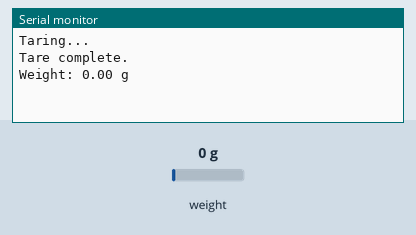
The sketch below on a simulated Arduino Uno, built with avr-gcc and run on an emulated ATmega328P. On the bench: the last lines printed to the serial monitor. The inputs (shaded band) are chosen by the test bench; at power-on: weight on the scale 0 g.

Above: at 2.2 s.
2.3 s: weight on the scale set to 100 g
At 3.7 s:
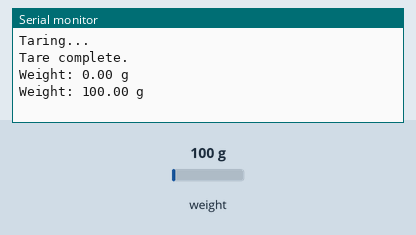
3.8 s: weight on the scale set to 1250 g
At 6.0 s:
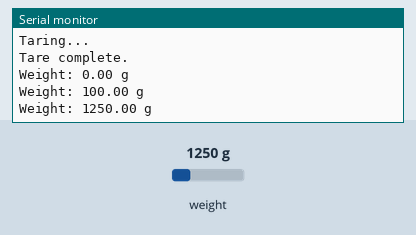
Timing chart, 0 to 7.5 s (numbered marks = the images above; inputs shaded):
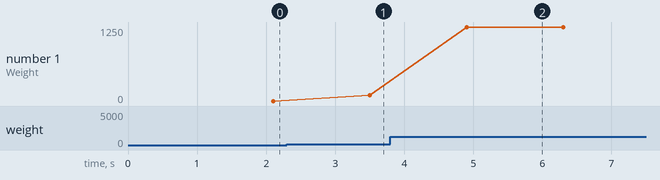

Measured:
- after the input at 2.3 s, the serial monitor: prints a new line after 1.2 s (image 1)
- after the input at 3.8 s, the serial monitor: prints a new line after 1.1 s (image 2)
- plotted number 1: 0 → 100 after the input at 2.3 s, 100 → 1250 after the input at 3.8 s

The sketch:

medir_bal.ino
```cpp
#include <Arduino.h>
#include "HX711.h"

#define DT_PIN  4
#define SCK_PIN 5

HX711 scale;
float calibration_factor = 428.473;

void setup() {
  Serial.begin(115200);
  scale.begin(DT_PIN, SCK_PIN);
  scale.set_scale(calibration_factor);

  Serial.println("Taring...");
  scale.tare();
  Serial.println("Tare complete.");
}

void loop() {
  float reading1 = scale.get_units(5);   // fewer samples = faster
  delay(100);                             // shorter wait between checks
  float reading2 = scale.get_units(5);

  if (abs(reading1 - reading2) < 1.0) {
    Serial.print("Weight: ");
    Serial.print(reading2, 2);
    Serial.println(" g");
  }

  delay(300); // shorter pause before next cycle
}
```
